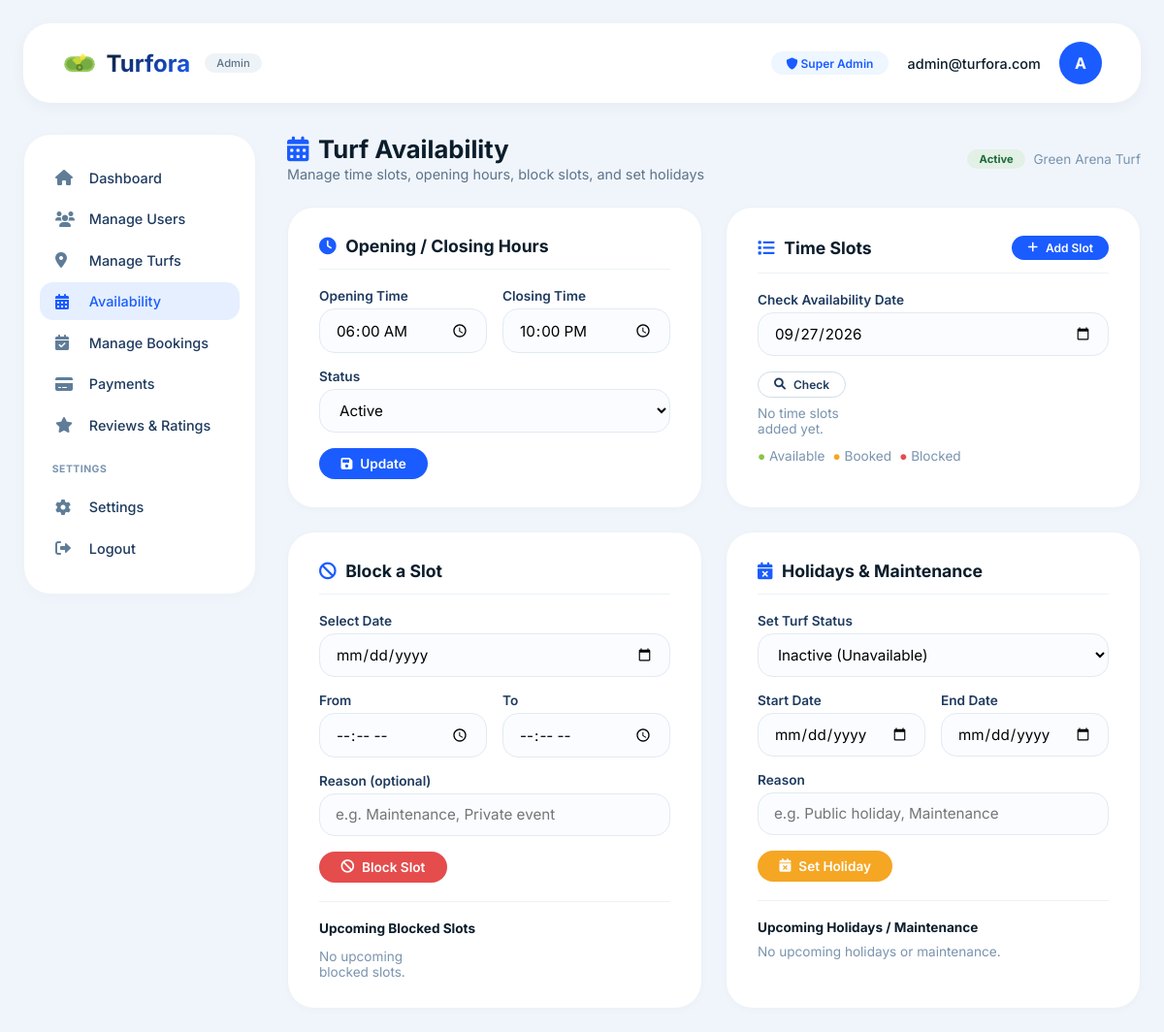
Page /turf_availability/1/ on the committed database.
### turforaapp/models.py (models this page shows, shortened)
class Turf(models.Model):
    turf_name = models.CharField(max_length=100)
    location = models.CharField(max_length=100)
    turf_type = models.CharField(max_length=50)
    image = models.ImageField(upload_to='turf_images/', blank=True, null=True)
    description = models.TextField()
    price_per_hour = models.DecimalField(max_digits=10, decimal_places=2)
    available_facilities = models.TextField()
    rating = models.DecimalField(max_digits=3, decimal_places=1, default=0.0)
    address = models.CharField(max_length=255)
    opening_time = models.TimeField()
    closing_time = models.TimeField()
    is_active = models.BooleanField(default=True)

### turforaapp/views.py (the view, shortened to what this page needs)
# urls.py: path('turf_availability/<int:turf_id>/',views.turf_availability,name='turf_availability'),
def turf_availability(request, turf_id):
    turf = get_object_or_404(Turf, id=turf_id)
    today = date.today()
    selected_date = request.GET.get('date')
    if not selected_date:
        selected_date = today.isoformat()
    slots = TurfSlot.objects.filter(
        turf=turf
    ).order_by('start_time')
    blocked_slots = BlockedSlot.objects.filter(
        turf=turf,
        date=selected_date
    ).order_by('from_time')
    all_blocked_slots = BlockedSlot.objects.filter(
        turf=turf,
        date__gte=today
    ).order_by('date', 'from_time')
    holidays = TurfHoliday.objects.filter(
        turf=turf,
        end_date__gte=today
    ).order_by('start_date')
    bookings = Booking.objects.filter(
        turf=turf,
        booking_date=selected_date
    )
    slot_data = []
    context = {
        'turf': turf,
        'slots': slots,
        'slot_data': slot_data,
        'blocked_slots': blocked_slots,
        'all_blocked_slots': all_blocked_slots,
        'holidays': holidays,
        'bookings': bookings,
        'selected_date': selected_date,
        'today': today,
    }
    return render(
        request,
        'turf_availability.html',
        context
    )

### turforaapp/templates/turf_availability.html (shortened to what this page needs)
<!DOCTYPE html>
<html lang="en">
<head>
    <link rel="stylesheet" href="https://cdnjs.cloudflare.com/ajax/libs/font-awesome/6.0.0-beta3/css/all.min.css" />
</head>
<body>
    <div class="admin-wrapper">
        <header class="admin-header">
            <div class="logo">
                <span>Turfora</span>
                <small>Admin</small>
            </div>
            <div class="admin-info">
                <span class="badge"><i class="fas fa-shield-alt"></i> Super Admin</span>
                <span style="font-weight:500;font-size:0.9rem;">admin@turfora.com</span>
                <div class="avatar">A</div>
            </div>
        </header>
        <div class="dashboard-layout">
            <aside class="sidebar">
                <a href="{% url 'admin_dashboard' %}" class="menu-item"><i class="fas fa-home"></i> Dashboard</a>
                <a href="{% url 'manageusers' %}" class="menu-item"><i class="fas fa-users"></i> Manage Users</a>
                <a href="{% url 'manageturfs' %}" class="menu-item"><i class="fas fa-map-marker-alt"></i> Manage Turfs</a>
                <a href="{% url 'admin_availability' %}" class="menu-item active"><i class="fas fa-calendar-alt"></i> Availability</a>
                <a href="{% url 'managebookings' %}" class="menu-item"><i class="fas fa-calendar-check"></i> Manage Bookings</a>
                <a href="{% url 'managepayments' %}" class="menu-item"><i class="fas fa-credit-card"></i> Payments</a>
                <a href="{% url 'admin_reviews_ratings' %}" class="menu-item"><i class="fas fa-star"></i> Reviews & Ratings</a>
                <h4>settings</h4>
                <a href="#" class="menu-item"><i class="fas fa-cog"></i> Settings</a>
                <a href="#" class="menu-item"><i class="fas fa-sign-out-alt"></i> Logout</a>
            </aside>
            <div class="main-content">
                <div class="page-header">
                    <div>
                        <h2><i class="fas fa-calendar-alt"></i> Turf Availability</h2>
                        <span class="subtitle">Manage time slots, opening hours, block slots, and set holidays</span>
                    </div>
                    <div class="flex">
                        {% if turf.is_active %}
                        <span class="status-badge active">Active</span>
                        {% else %}
                        <span class="status-badge inactive">Inactive</span>
                        {% endif %}
                        <span class="text-muted">
                            {{ turf.turf_name }}
                        </span>
                    </div>
                </div>
                <div class="availability-grid">
                    <div class="avail-card">
                        <div class="card-header">
                            <h3>
                                <i class="fas fa-clock"></i>
                                Opening / Closing Hours
                            </h3>
                        </div>
                        <form method="POST" action="{% url 'update_turf_hours' turf.id %}">
                            <div class="form-row">
                                <div class="form-group">
                                    <label>Opening Time</label>
                                    <input type="time" name="opening_time" value="{{ turf.opening_time|time:'H:i' }}"
                                        required>
                                </div>
                                <div class="form-group">
                                    <label>Closing Time</label>
                                    <input type="time" name="closing_time" value="{{ turf.closing_time|time:'H:i' }}"
                                        required>
                                </div>
                            </div>
                            <div class="form-group">
                                <label>Status</label>
                                <select name="is_active">
                                    {% if turf.is_active %}
                                    <option value="active" selected>
                                        Active
                                    </option>
                                    {% endif %}
                                </select>
                            </div>
                            <button type="submit" class="btn btn-primary">
                                <i class="fas fa-save"></i>
                                Update
                            </button>
                        </form>
                    </div>
                    <div class="avail-card">
                        <div class="card-header">
                            <h3>
                                <i class="fas fa-list"></i>
                                Time Slots
                            </h3>
                            <a href="{% url 'add_slot' turf.id %}" class="btn btn-primary btn-sm">
                                <i class="fas fa-plus"></i>
                                Add Slot
                            </a>
                        </div>
                        <form method="GET" action="{% url 'turf_availability' turf.id %}">
                            <div class="form-group">
                                <label>Check Availability Date</label>
                                <input type="date" name="date" value="{{ selected_date }}" required>
                            </div>
                            <button type="submit" class="btn btn-outline btn-sm">
                                <i class="fas fa-search"></i>
                                Check
                            </button>
                        </form>
                        <div class="slot-grid">
                            {% for item in slot_data %}
                            <div class="slot-item {{ item.status }}">
                                {{ item.slot.start_time|time:"g:i A" }}
                                –
                                {{ item.slot.end_time|time:"g:i A" }}
                                <span class="slot-label">
                                    {% if item.status == "available" %}
                                    Available
                                    {% elif item.status == "booked" %}
                                    Booked
                                    {% elif item.status == "blocked" %}
                                    Blocked
                                    {% endif %}
                                </span>
                            </div>
                            {% empty %}
                            <p class="text-muted">
                                No time slots added yet.
                            </p>
                            {% endfor %}
                        </div>
                        <div class="flex" style="margin-top:0.8rem;">
                            <span class="text-muted"><span style="color:#8bc34a;">●</span> Available</span>
                            <span class="text-muted"><span style="color:#f5a623;">●</span> Booked</span>
                            <span class="text-muted"><span style="color:#e54c4c;">●</span> Blocked</span>
                        </div>
                    </div>
                    <div class="avail-card">
                        <div class="card-header">
                            <h3>
                                <i class="fas fa-ban"></i> Block a Slot
                            </h3>
                        </div>
                        <form method="POST" action="{% url 'block_slot' turf.id %}">
                            <div class="form-group">
                                <label>Select Date</label>
                                <input type="date" name="date" required>
                            </div>
                            <div class="form-row">
                                <div class="form-group">
                                    <label>From</label>
                                    <input type="time" name="from_time" required>
                                </div>
                                <div class="form-group">
                                    <label>To</label>
                                    <input type="time" name="to_time" required>
                                </div>
                            </div>
                            <div class="form-group">
                                <label>Reason (optional)</label>
                                <input type="text" name="reason" placeholder="e.g. Maintenance, Private event">
                            </div>
                            <button type="submit" class="btn btn-danger">
                                <i class="fas fa-ban"></i> Block Slot
                            </button>
                        </form>
                        <div style="margin-top:1.2rem; padding-top:1rem; border-top:1px solid #edf2f7;">
                            <strong style="font-size:0.85rem;">
                                Upcoming Blocked Slots
                            </strong>
                            <div class="slot-grid" style="margin-top:0.8rem;">
                                {% for blocked in all_blocked_slots %}
                                <div class="slot-item blocked" style="position:relative;">
                                    <span style="font-size:0.65rem;font-weight:700;display:block;margin-bottom:0.2rem;opacity:0.75;">
                                        {{ blocked.date|date:"M d, Y" }}
                                    </span>
                                    {{ blocked.from_time|time:"g:i A" }}
                                    –
                                    {{ blocked.to_time|time:"g:i A" }}
                                    {% if blocked.reason %}
                                    <span class="slot-label" style="font-size:0.6rem;">
                                        {{ blocked.reason }}
                                    </span>
                                    {% else %}
                                    <span class="slot-label">
                                        Blocked
                                    </span>
                                    {% endif %}
                                </div>
                                {% empty %}
                                <p class="text-muted">No upcoming blocked slots.</p>
                                {% endfor %}
                            </div>
                        </div>
                    </div>
                    <div class="avail-card">
                        <div class="card-header">
                            <h3>
                                <i class="fas fa-calendar-times"></i>
                                Holidays & Maintenance
                            </h3>
                        </div>
                        <form method="POST" action="{% url 'set_holiday' turf.id %}">
                            <div class="form-group">
                                <label>Set Turf Status</label>
                                <select name="status" required>
                                    <option value="inactive">
                                        Inactive (Unavailable)
                                    </option>
                                </select>
                            </div>
                            <div class="form-row">
                                <div class="form-group">
                                    <label>Start Date</label>
                                    <input type="date" name="start_date" required>
                                </div>
                                <div class="form-group">
                                    <label>End Date</label>
                                    <input type="date" name="end_date" required>
                                </div>
                            </div>
                            <div class="form-group">
                                <label>Reason</label>
                                <input type="text" name="reason" placeholder="e.g. Public holiday, Maintenance"
                                    required>
                            </div>
                            <button type="submit" class="btn btn-warning">
                                <i class="fas fa-calendar-times"></i>
                                Set Holiday
                            </button>
                        </form>
                        <div style="margin-top:1.2rem;
                padding-top:1rem;
                border-top:1px solid #edf2f7;">
                            <strong style="font-size:0.85rem;">
                                Upcoming Holidays / Maintenance
                            </strong>
                            <div class="holiday-list">
                                {% for holiday in holidays %}
                                <div class="holiday-item">
                                    <span class="holiday-date">
                                        {{ holiday.start_date|date:"M d, Y" }}
                                        {% if holiday.start_date != holiday.end_date %}
                                        –
                                        {{ holiday.end_date|date:"M d, Y" }}
                                        {% endif %}
                                    </span>
                                    <span class="holiday-reason">
                                        {{ holiday.reason }}
                                    </span>
                                    <span class="status-badge {{ holiday.status }}">
                                        {{ holiday.get_status_display }}
                                    </span>
                                </div>
                                {% empty %}
                                <p class="text-muted">
                                    No upcoming holidays or maintenance.
                                </p>
                                {% endfor %}
                            </div>
                        </div>
                    </div>
                </div>
            </div>
        </div>
    </div>
</body>
</html>

### rows in the picture
Turf: turf_name "Green Arena Turf", opening_time "06:00", closing_time "22:00", is_active "Active"
